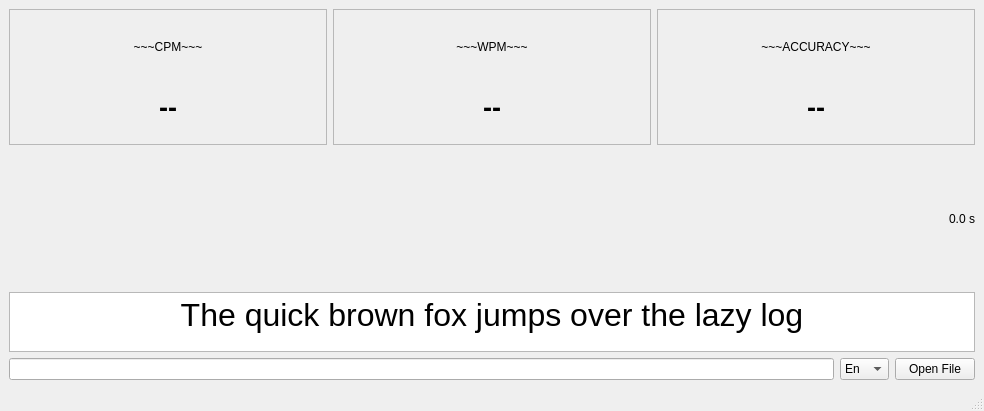
<?xml version="1.0" encoding="UTF-8"?>
<ui version="4.0">
 <class>MainWindow</class>
 <widget class="QMainWindow" name="MainWindow">
  <property name="geometry">
   <rect>
    <x>0</x>
    <y>0</y>
    <width>984</width>
    <height>411</height>
   </rect>
  </property>
  <property name="windowTitle">
   <string>MainWindow</string>
  </property>
  <widget class="QWidget" name="centralwidget">
   <layout class="QGridLayout" name="gridLayout">
    <item row="8" column="0">
     <widget class="InputLineEdit" name="inputEdit"/>
    </item>
    <item row="0" column="0" colspan="3">
     <layout class="QHBoxLayout" name="horizontalLayout">
      <item>
       <widget class="QFrame" name="cpm_frame">
        <property name="frameShape">
         <enum>QFrame::StyledPanel</enum>
        </property>
        <property name="frameShadow">
         <enum>QFrame::Raised</enum>
        </property>
        <layout class="QVBoxLayout" name="verticalLayout">
         <item>
          <widget class="QLabel" name="label_2">
           <property name="text">
            <string>~~~CPM~~~</string>
           </property>
           <property name="alignment">
            <set>Qt::AlignCenter</set>
           </property>
          </widget>
         </item>
         <item>
          <widget class="QLabel" name="cpm">
           <property name="font">
            <font>
             <pointsize>20</pointsize>
             <weight>75</weight>
             <bold>true</bold>
            </font>
           </property>
           <property name="text">
            <string>--</string>
           </property>
           <property name="alignment">
            <set>Qt::AlignCenter</set>
           </property>
          </widget>
         </item>
        </layout>
       </widget>
      </item>
      <item>
       <widget class="QFrame" name="wpm_frame">
        <property name="frameShape">
         <enum>QFrame::StyledPanel</enum>
        </property>
        <property name="frameShadow">
         <enum>QFrame::Raised</enum>
        </property>
        <layout class="QVBoxLayout" name="verticalLayout_2">
         <item>
          <widget class="QLabel" name="label_4">
           <property name="text">
            <string>~~~WPM~~~</string>
           </property>
           <property name="alignment">
            <set>Qt::AlignCenter</set>
           </property>
          </widget>
         </item>
         <item>
          <widget class="QLabel" name="wpm">
           <property name="font">
            <font>
             <pointsize>20</pointsize>
             <weight>75</weight>
             <bold>true</bold>
            </font>
           </property>
           <property name="text">
            <string>--</string>
           </property>
           <property name="alignment">
            <set>Qt::AlignCenter</set>
           </property>
          </widget>
         </item>
        </layout>
       </widget>
      </item>
      <item>
       <widget class="QFrame" name="accuracy_frame">
        <property name="frameShape">
         <enum>QFrame::StyledPanel</enum>
        </property>
        <property name="frameShadow">
         <enum>QFrame::Raised</enum>
        </property>
        <layout class="QVBoxLayout" name="verticalLayout_3">
         <item>
          <widget class="QLabel" name="label_5">
           <property name="text">
            <string>~~~ACCURACY~~~</string>
           </property>
           <property name="alignment">
            <set>Qt::AlignCenter</set>
           </property>
          </widget>
         </item>
         <item>
          <widget class="QLabel" name="accuracy">
           <property name="font">
            <font>
             <pointsize>20</pointsize>
             <weight>75</weight>
             <bold>true</bold>
            </font>
           </property>
           <property name="text">
            <string>--</string>
           </property>
           <property name="alignment">
            <set>Qt::AlignCenter</set>
           </property>
          </widget>
         </item>
        </layout>
       </widget>
      </item>
     </layout>
    </item>
    <item row="8" column="2">
     <widget class="QPushButton" name="openFileButton">
      <property name="text">
       <string>Open File</string>
      </property>
     </widget>
    </item>
    <item row="7" column="0" colspan="3">
     <widget class="OutputTextEdit" name="outputTextEdit">
      <property name="sizePolicy">
       <sizepolicy hsizetype="Expanding" vsizetype="Fixed">
        <horstretch>0</horstretch>
        <verstretch>0</verstretch>
       </sizepolicy>
      </property>
      <property name="maximumSize">
       <size>
        <width>16777215</width>
        <height>60</height>
       </size>
      </property>
      <property name="font">
       <font>
        <pointsize>24</pointsize>
        <weight>50</weight>
        <italic>false</italic>
        <bold>false</bold>
       </font>
      </property>
      <property name="focusPolicy">
       <enum>Qt::NoFocus</enum>
      </property>
      <property name="readOnly">
       <bool>true</bool>
      </property>
      <property name="html">
       <string>&lt;!DOCTYPE HTML PUBLIC &quot;-//W3C//DTD HTML 4.0//EN&quot; &quot;http://www.w3.org/TR/REC-html40/strict.dtd&quot;&gt;
&lt;html&gt;&lt;head&gt;&lt;meta name=&quot;qrichtext&quot; content=&quot;1&quot; /&gt;&lt;style type=&quot;text/css&quot;&gt;
p, li { white-space: pre-wrap; }
&lt;/style&gt;&lt;/head&gt;&lt;body style=&quot; font-family:'Sans Serif'; font-size:24pt; font-weight:400; font-style:normal;&quot;&gt;
&lt;p align=&quot;center&quot; style=&quot; margin-top:0px; margin-bottom:0px; margin-left:0px; margin-right:0px; -qt-block-indent:0; text-indent:0px;&quot;&gt;&lt;span style=&quot; font-family:'Noto Sans';&quot;&gt;The quick brown fox jumps over the lazy log&lt;/span&gt;&lt;/p&gt;&lt;/body&gt;&lt;/html&gt;</string>
      </property>
     </widget>
    </item>
    <item row="8" column="1">
     <widget class="QComboBox" name="comboBox">
      <item>
       <property name="text">
        <string>En</string>
       </property>
      </item>
      <item>
       <property name="text">
        <string>De</string>
       </property>
      </item>
      <item>
       <property name="text">
        <string>Fr</string>
       </property>
      </item>
      <item>
       <property name="text">
        <string>Ara</string>
       </property>
      </item>
      <item>
       <property name="text">
        <string>Be</string>
       </property>
      </item>
      <item>
       <property name="text">
        <string>Cn</string>
       </property>
      </item>
     </widget>
    </item>
    <item row="1" column="1" colspan="2">
     <widget class="QLabel" name="timerLabel">
      <property name="text">
       <string>0.0 s</string>
      </property>
      <property name="alignment">
       <set>Qt::AlignRight|Qt::AlignTrailing|Qt::AlignVCenter</set>
      </property>
     </widget>
    </item>
   </layout>
  </widget>
  <widget class="QStatusBar" name="statusbar"/>
 </widget>
 <customwidgets>
  <customwidget>
   <class>InputLineEdit</class>
   <extends>QLineEdit</extends>
   <header>InputLineEdit.h</header>
  </customwidget>
  <customwidget>
   <class>OutputTextEdit</class>
   <extends>QTextEdit</extends>
   <header>OutputTextEdit.h</header>
  </customwidget>
 </customwidgets>
 <resources/>
 <connections/>
</ui>
